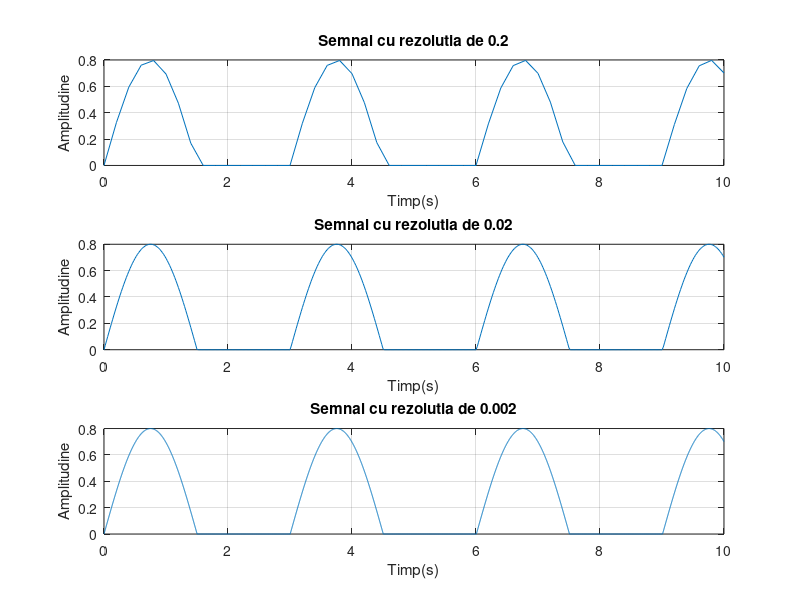

MATLAB code to generate this figure:
t1=0:0.2:10;
x1=0.8*sin(2*pi*0.333*t1); %intializam semnalul cu o functie periodica
for i=1:1:length(x1);      %se parcurg valorile functiei x1 si atunci cand valoarea este negativa, ii se atribuie 0
    if x1(i)<0; %daca semnalul x1 are valori negative
        x1(i)=0; %semnalul are valoarea 0, pentru a afisa pe grafic o dreapta suprapusa peste OX cand se indeplineste conditia
    end
end
subplot(3,1,1) %imparte graficul in subgrafice 
plot(t1,x1),grid,xlabel('Timp(s)'),ylabel('Amplitudine'),title('Semnal cu rezolutia de 0.2')



t2=0:0.02:10;
x2=0.8*sin(2*pi*0.333*t2); %intializam semnalul cu o functie periodica
for i=1:1:length(x2); %se parcurg valorile functiei x2 si atunci cand valoarea este negativa, ii se atribuie 0
    if x2(i)<0; %daca semnalul x3 are valori negative
        x2(i)=0; %semnalul are valoarea 0, pentru a afisa pe grafic o dreapta suprapusa peste OX cand se indeplineste conditia
    end
end
subplot(3,1,2) %imparte graficul in subgrafice 
plot(t2,x2),grid,xlabel('Timp(s)'),ylabel('Amplitudine'),title('Semnal cu rezolutia de 0.02')



t3=0:0.002:10;
x3=0.8*sin(2*pi*0.333*t3); %intializam semnalul cu o functie periodica
for i=1:1:length(x3); %se parcurg valorile functiei x3 si atunci cand valoarea este negativa, ii se atribuie 0
    if x3(i)<0; %daca semnalul x3 are valori negative
        x3(i)=0; %semnalul are valoarea 0, pentru a afisa pe grafic o dreapta suprapusa peste OX cand se indeplineste conditia
    end
end
subplot(3,1,3) %imparte graficul in subgrafice 
plot(t3,x3),grid,xlabel('Timp(s)'),ylabel('Amplitudine'),title('Semnal cu rezolutia de 0.002')
